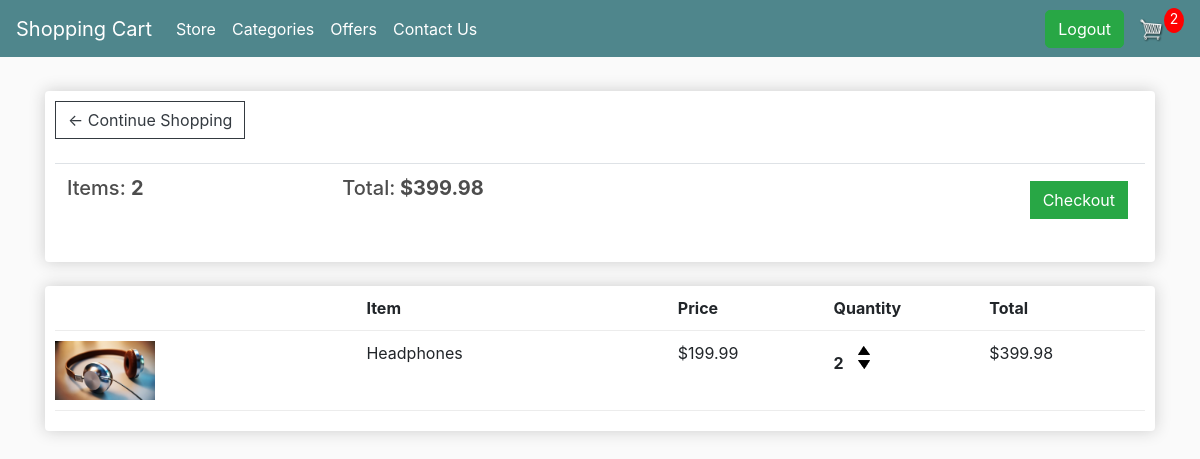
The app's page /cart/ (signed in) with its own data.
### store/models.py (models this page shows, shortened)
class Order(models.Model):
	customer = models.ForeignKey(Customer, on_delete=models.SET_NULL, null=True, blank=True)
	date_ordered = models.DateTimeField(auto_now_add=True)
	complete = models.BooleanField(default=False)
	transaction_id = models.CharField(max_length=100, null=True)
	@property
	def get_cart_total(self):
		orderitems = self.orderitem_set.all()
		total = sum([item.get_total for item in orderitems])
		return total
	@property
	def get_cart_items(self):
		orderitems = self.orderitem_set.all()
		total = sum([item.quantity for item in orderitems])
		return total

class OrderItem(models.Model):
	product = models.ForeignKey(Product, on_delete=models.SET_NULL, null=True)
	order = models.ForeignKey(Order, on_delete=models.SET_NULL, null=True)
	quantity = models.IntegerField(default=0, null=True, blank=True)
	date_added = models.DateTimeField(auto_now_add=True)
	@property
	def get_total(self):
		total = self.product.price * self.quantity
		return total

class Product(models.Model):
	name = models.CharField(max_length=200)
	price = models.DecimalField(max_digits=5, decimal_places=2)
	digital = models.BooleanField(default=False,null=True, blank=True)
	image = models.ImageField(null=True, blank=True)
	@property
	def imageURL(self):
		try:
			url = self.image.url
		except:
			url = ''
		return url

### store/views.py (the view)
# urls.py: path('cart/', views.cart, name="cart"),
def cart(request):
	data = cartData(request)
	cartItems = data['cartItems']
	order = data['order']
	items = data['items']
	context = {'items':items, 'order':order, 'cartItems':cartItems}
	return render(request, 'store/cart.html', context)

### store/utils.py (called while the page is built)
def cartData(request):
	if request.user.is_authenticated:
		customer = request.user.customer
		order, created = Order.objects.get_or_create(customer=customer, complete=False)
		items = order.orderitem_set.all()
		cartItems = order.get_cart_items
	else:
		cookieData = cookieCart(request)
		cartItems = cookieData['cartItems']
		order = cookieData['order']
		items = cookieData['items']
	return {'items':items, 'order':order, 'cartItems':cartItems}

### store/templates/store/cart.html
{% extends 'store/main.html' %}
{% load static %}
{% block content %}
	<div class="row">
		<div class="col-lg-12">
			<div class="box-element">
				<a  class="btn btn-outline-dark" href="{% url 'store' %}">&#x2190; Continue Shopping</a>
				<br>
				<br>
				<table class="table">
					<tr>
						<th><h5>Items: <strong>{{order.get_cart_items}}</strong></h5></th>
						<th><h5>Total:<strong> ${{order.get_cart_total|floatformat:2}}</strong></h5></th>
						<th>
							<a  style="float:right; margin:5px;" class="btn btn-success" href="{% url 'checkout' %}">Checkout</a>
						</th>
					</tr>
				</table>
			</div>
			<br>
			<div class="box-element">
				<div class="cart-row">
					<div style="flex:2"></div>
					<div style="flex:2"><strong>Item</strong></div>
					<div style="flex:1"><strong>Price</strong></div>
					<div style="flex:1"><strong>Quantity</strong></div>
					<div style="flex:1"><strong>Total</strong></div>
				</div>
				{% for item in items %}
				<div class="cart-row">
					<div style="flex:2"><img class="row-image" src="{{item.product.imageURL}}"></div>
					<div style="flex:2"><p>{{item.product.name}}</p></div>
					<div style="flex:1"><p>${{item.product.price|floatformat:2}}</p></div>
					<div style="flex:1">
						<p class="quantity">{{item.quantity}}</p>
						<div class="quantity">
							<img data-product={{item.product.id}} data-action="add" class="chg-quantity update-cart" src="{% static 'images/arrow-up.png' %}">
							<img data-product={{item.product.id}} data-action="remove" class="chg-quantity update-cart" src="{% static 'images/arrow-down.png' %}">
						</div>
					</div>
					<div style="flex:1"><p>${{item.get_total|floatformat:2}}</p></div>
				</div>
				{% endfor %}
			</div>
		</div>
	</div>
{% endblock content %}

### static/css/main.css (style rules this page uses)
body { background-color: hsl(0, 0%, 98%); }
h1,h2,h3,h4,h5,h6 { color:hsl(0, 0%, 30%); }
.box-element { box-shadow:hsl(0, 0%, 80%) 0 0 16px; background-color: #fff; border-radius: 4px; padding: 10px; }
.col-lg-4, .col-lg-6, .col-lg-8, .col-lg-12 { margin-top: 10px; }
.btn { border-radius: 0; }
.row-image { width: 100px; }
.cart-row { display: flex; align-items: flex-stretch; padding-bottom: 10px; margin-bottom: 10px; border-bottom: 1px solid #ececec; }
.quantity { display: inline-block; font-weight: 700; padding-right:10px; }
.chg-quantity { width: 12px; cursor: pointer; display: block; margin-top: 5px; transition:.1s; }

### records on screen
Order: get_cart_items "2", get_cart_total "399.98"
OrderItem: product.imageURL (picture), product.name "Headphones", product.price "199.99", quantity "2", get_total "399.98"

### other values on screen
{{ cartItems }} "2"
